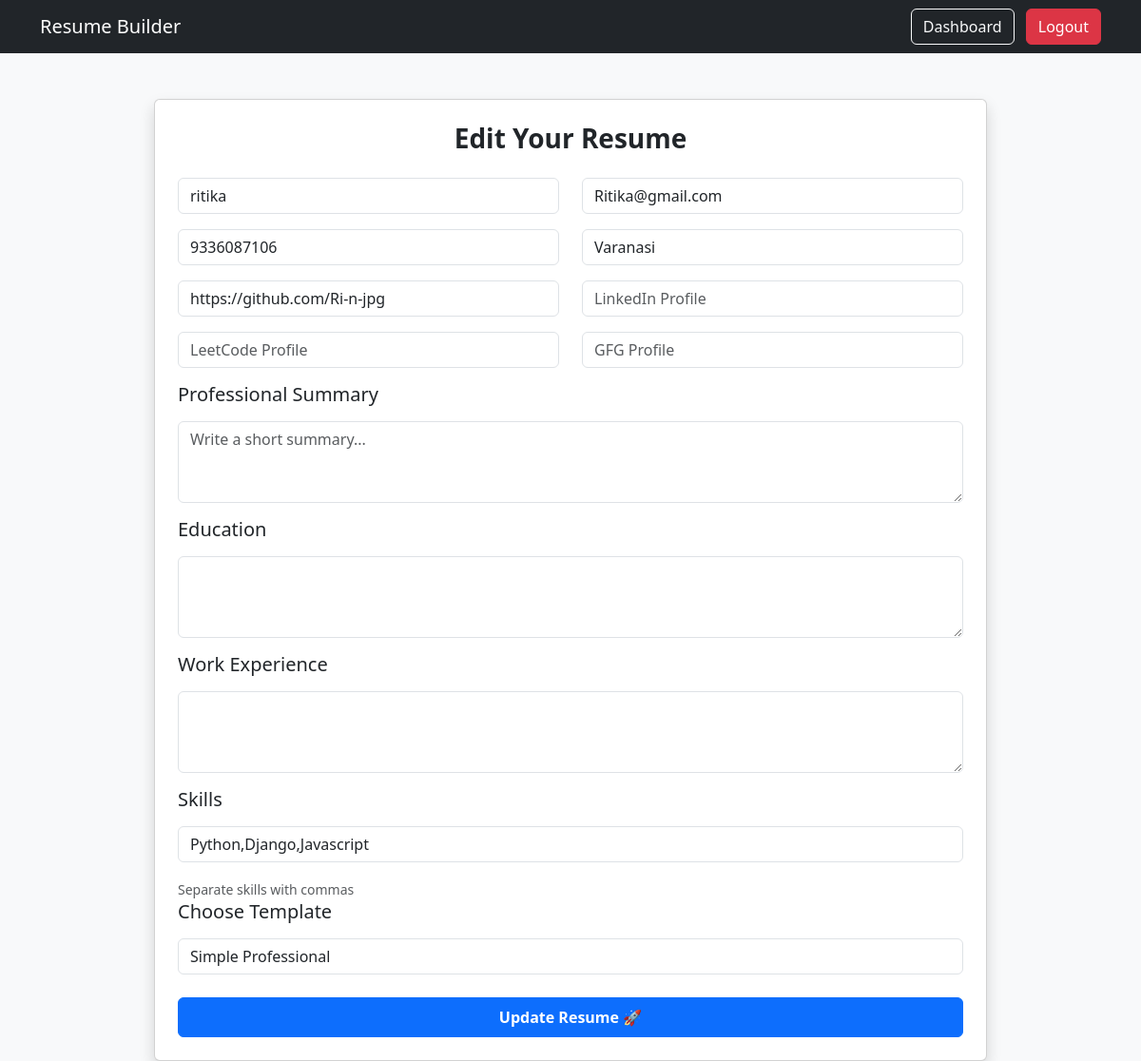
The app's page /edit/20/ (signed in) with its own data.
### resume/models.py (models this page shows, shortened)
class Resume(models.Model):
    user = models.ForeignKey(User, on_delete=models.CASCADE)
    name = models.CharField(max_length=255)
    email = models.EmailField()
    phone = models.CharField(max_length=20, blank=True)
    location = models.CharField(max_length=100, blank=True)
    summary = models.TextField(blank=True, null=True)
    education = models.TextField(blank=True)
    experience = models.TextField(blank=True)
    skills = models.TextField(blank=True)
    template = models.CharField(max_length=50, default="template1")
    github = models.URLField(blank=True)
    linkedin = models.URLField(blank=True)
    leetcode = models.URLField(blank=True)
    gfg = models.URLField(blank=True)
    created_at = models.DateTimeField(auto_now_add=True)
    class Meta:
        ordering = ['-created_at']

### resume/views.py (the view, shortened to what this page needs)
# urls.py: path('edit/<int:id>/', views.edit_resume, name='edit_resume'),
@login_required
def edit_resume(request, id):
    resume = get_object_or_404(Resume, id=id, user=request.user)
    return render(request, "edit_resume.html", {"resume": resume})

### resume/templates/edit_resume.html (shortened to what this page needs)
{% extends 'base.html' %}
{% block content %}
<div class="container mt-5" style="max-width: 900px;">
  <div class="card shadow p-4">
    <h3 class="mb-4 text-center fw-bold">Edit Your Resume</h3>
    <form method="POST">
      <div class="row">
        <div class="col-md-6">
          <input type="text" name="name" class="form-control mb-3" placeholder="Full Name" required value="{{ resume.name }}">
        </div>
        <div class="col-md-6">
          <input type="email" name="email" class="form-control mb-3" placeholder="Email" required value="{{ resume.email }}">
        </div>
      </div>
      <div class="row">
        <div class="col-md-6">
          <input type="text" name="phone" class="form-control mb-3" placeholder="Phone Number" value="{{ resume.phone }}">
        </div>
        <div class="col-md-6">
          <input type="text" name="location" class="form-control mb-3" placeholder="Location (City)" value="{{ resume.location }}">
        </div>
      </div>
      <div class="row">
        <div class="col-md-6">
          <input type="text" name="github" class="form-control mb-3" placeholder="GitHub Profile" value="{{ resume.github }}">
        </div>
        <div class="col-md-6">
          <input type="text" name="linkedin" class="form-control mb-3" placeholder="LinkedIn Profile" value="{{ resume.linkedin }}">
        </div>
      </div>
      <div class="row">
        <div class="col-md-6">
          <input type="text" name="leetcode" class="form-control mb-3" placeholder="LeetCode Profile" value="{{ resume.leetcode }}">
        </div>
        <div class="col-md-6">
          <input type="text" name="gfg" class="form-control mb-3" placeholder="GFG Profile" value="{{ resume.gfg }}">
        </div>
      </div>
      <h5 class="mb-3">Professional Summary</h5>
      <textarea name="summary" rows="3" class="form-control mb-3" placeholder="Write a short summary...">{{ resume.summary }}</textarea>
      <h5 class="mb-3">Education</h5>
      <textarea name="education" rows="3" class="form-control mb-3">{{ resume.education }}</textarea>
      <h5 class="mb-3">Work Experience</h5>
      <textarea name="experience" rows="3" class="form-control mb-3">{{ resume.experience }}</textarea>
      <h5 class="mb-3">Skills</h5>
      <input type="text" name="skills" class="form-control mb-3" value="{{ resume.skills }}">
      <small class="text-muted">Separate skills with commas</small>
      <h5 class="mb-3">Choose Template</h5>
      <select name="template" class="form-control mb-4">
        <option value="template1" {% if resume.template == 'template1' %}selected{% endif %}>Simple Professional</option>
      </select>
      <button class="btn btn-primary w-100 py-2 fw-bold">Update Resume 🚀</button>
    </form>
  </div>
</div>
{% endblock %}

### records on screen
Resume: name "ritika", email "Ritika@gmail.com", phone "9336087106", location "Varanasi", github "https://github.com/Ri-n-jpg", skills "Python,Django,Javascript"
